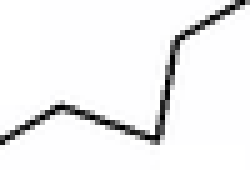
#> input picture multiscale-template-matching/search.png, 50 x 34 px (shown 5 times larger)
$ python match.py --images .
#> lines starting #> are read from the running program, lines starting #| are printed output that depends on the picture; after the words box and inside, x2 and y2 are one past the last pixel; in counts of white or black regions, pixels touching at a corner belong together
# USAGE
# python match.py --template cod_logo.png --images images

# import the necessary packages
import numpy as np
import argparse
import imutils
import glob
import cv2

# construct the argument parser and parse the arguments
ap = argparse.ArgumentParser()
ap.add_argument("-t", "--template", help="Path to template image")
ap.add_argument("-i", "--images",
                help="Path to images where template will be matched")
ap.add_argument("-v", "--visualize",
                help="Flag indicating whether or not to visualize each iteration")
args = vars(ap.parse_args())

# load the image image, convert it to grayscale, and detect edges
template = cv2.imread('search.png')
#> template is the input picture: shape (34, 50, 3); mean B, G, R 240.8, 240.1, 240.1
template = cv2.cvtColor(template, cv2.COLOR_BGR2GRAY)
#> template: shape (34, 50)
template = cv2.Canny(template, 50, 200)
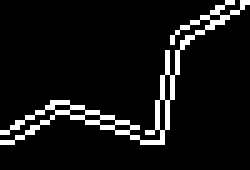
#> template: shape (34, 50) (shown 5 times larger); 7.9% white in thin lines or dots, all inside (x1, y1, x2, y2) = (0, 0, 50, 29)
(tH, tW) = template.shape[:2]
#> tH = 34; tW = 50
cv2.imshow("Template", template)

# loop over the images to find the template in
for imagePath in glob.glob("images" + "/*.png"):
    # load the image, convert it to grayscale, and initialize the
    # bookkeeping variable to keep track of the matched region
    image = cv2.imread(imagePath)
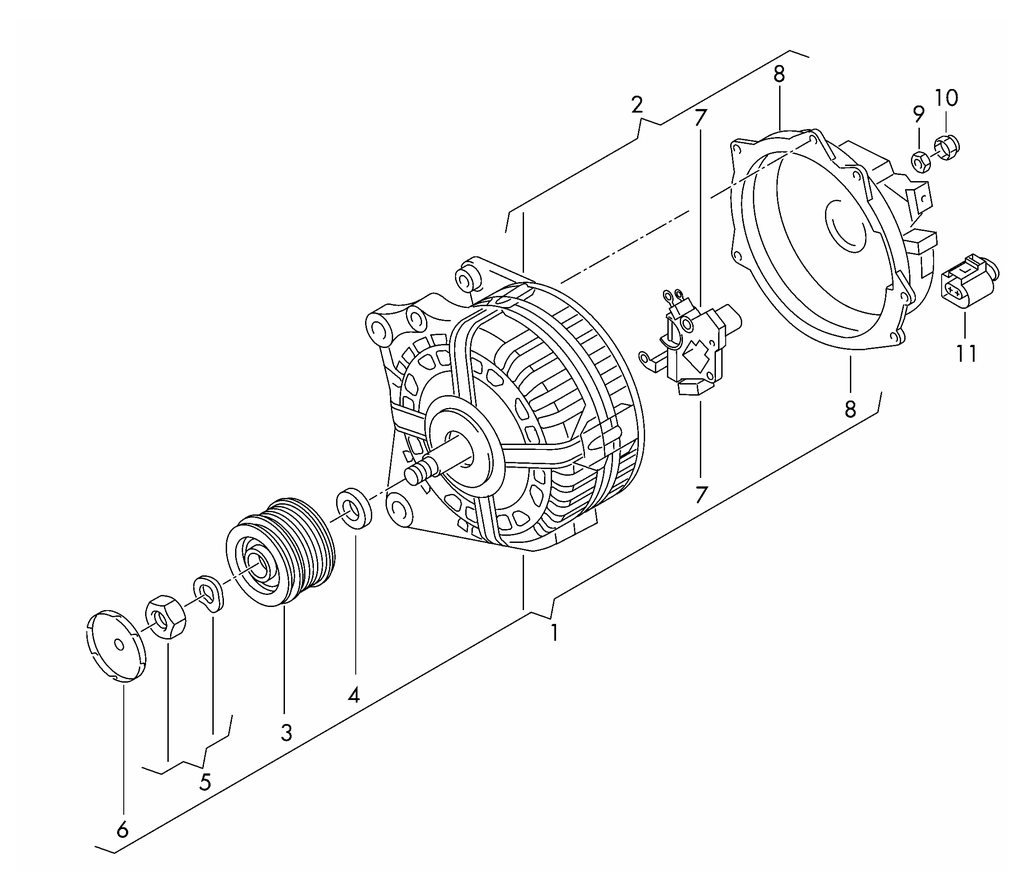
#> input picture multiscale-template-matching/images/555.png, 1024 x 890 px
#> image is the input picture: shape (890, 1024, 3); mean B, G, R 247.7, 246.8, 246.8
    gray = cv2.cvtColor(image, cv2.COLOR_BGR2GRAY)
    found = None

    # loop over the scales of the image
    for scale in np.linspace(0.2, 1.0, 20)[::-1]:
        # resize the image according to the scale, and keep track
        # of the ratio of the resizing
        resized = imutils.resize(gray, width=int(gray.shape[1] * scale))
        r = gray.shape[1] / float(resized.shape[1])

        # if the resized image is smaller than the template, then break
        # from the loop
        if resized.shape[0] < tH or resized.shape[1] < tW:
            break

        # detect edges in the resized, grayscale image and apply template
        # matching to find the template in the image
        edged = cv2.Canny(resized, 50, 200)
        result = cv2.matchTemplate(edged, template, cv2.TM_CCOEFF)
        (_, maxVal, _, maxLoc) = cv2.minMaxLoc(result)

        # if we have found a new maximum correlation value, then ipdate
        # the bookkeeping variable
        if found is None or maxVal > found[0]:
            found = (maxVal, maxLoc, r)
#> this loop made 20 passes
#> (maxVal, found) on pass 1: (7611060.5, (7611060.5, (519, 591), 1))
#> (maxVal, maxLoc) on passes 2 to 7: (5403424, (163, 707)), (4994684.5, (472, 540)), (4868154, (145, 645)), (4667953, (137, 610)), (4152879, (130, 581)), (4262427, (119, 550))
#> pass 1, `result = cv2.matchTemplate(edged, template, cv2.TM_CCOEFF)`:
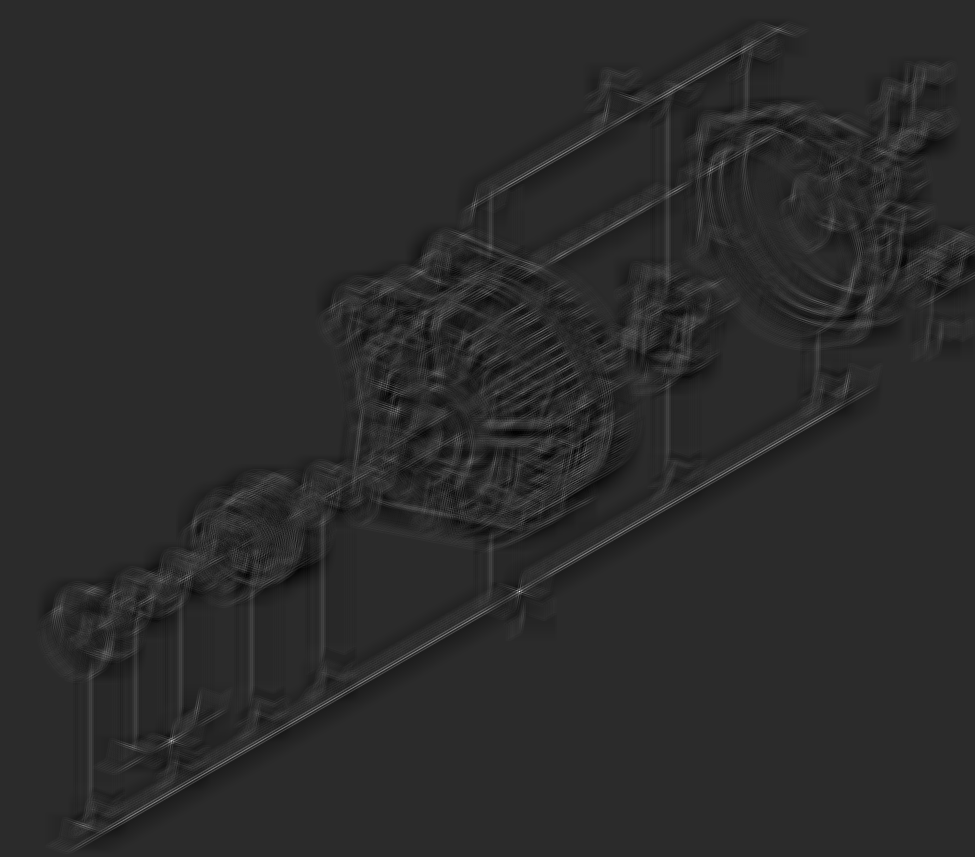
#> result: shape (857, 975) float32; min -1552796.6, max 7611060.5, mean 125.5; drawn with min black and max white
#> after the loop:
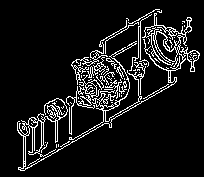
#> edged: shape (177, 204); 9.3% white in thin lines or dots, all inside (x1, y1, x2, y2) = (17, 9, 200, 171)
#> after the loop:
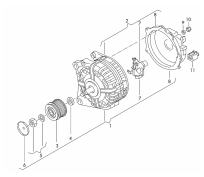
#> resized: shape (177, 204); min 76, max 255, mean 246.8
#> after the loop:
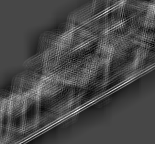
#> result: shape (144, 155) float32; min -1199749.4, max 3053879.5, mean 20227.2; drawn with min black and max white

    # unpack the bookkeeping varaible and compute the (x, y) coordinates
    # of the bounding box based on the resized ratio
    (_, maxLoc, r) = found
#> maxLoc = (519, 591); r = 1
    (startX, startY) = (int(maxLoc[0] * r), int(maxLoc[1] * r))
#> startX = 519; startY = 591
    (endX, endY) = (int((maxLoc[0] + tW) * r), int((maxLoc[1] + tH) * r))
#> endX = 569; endY = 625

    # draw a bounding box around the detected result and display the image
    cv2.rectangle(image, (startX, startY), (endX, endY), (0, 0, 255), 2)
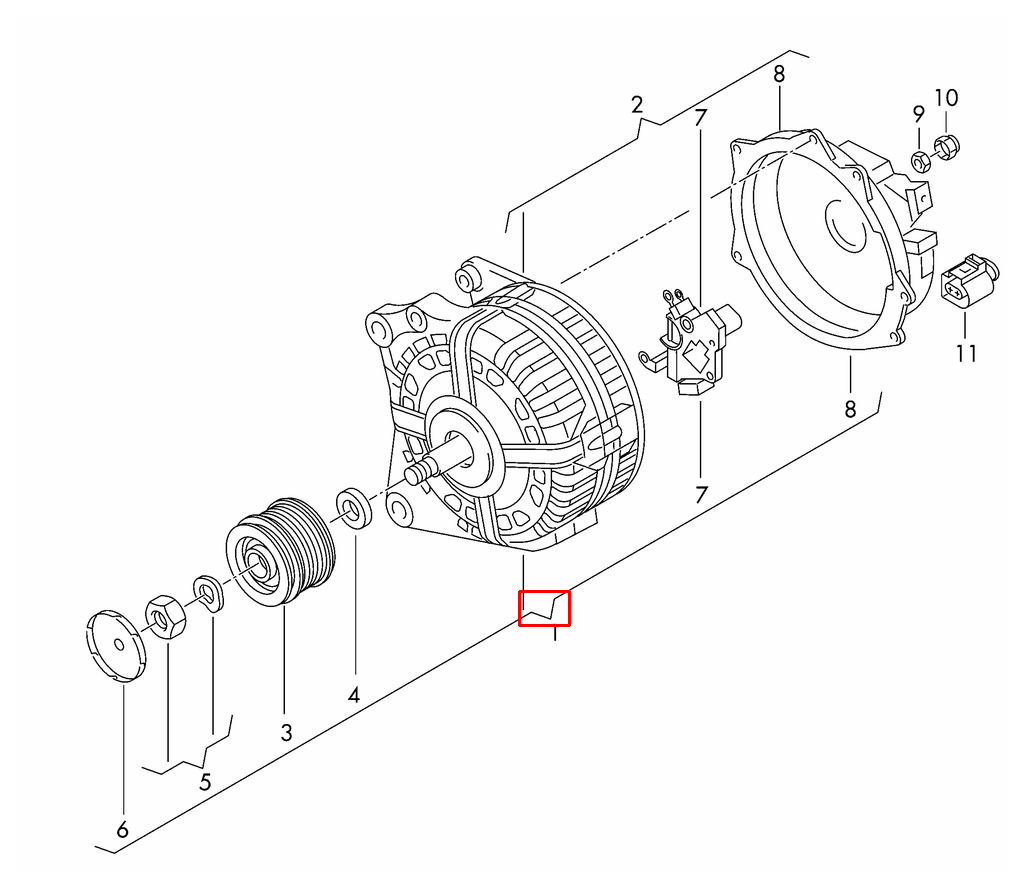
#> image: shape (890, 1024, 3); 0.05% of pixels changed, all inside (x1, y1, x2, y2) = (518, 590, 571, 627)
    cv2.imshow("Image", image)
    cv2.waitKey(0)
